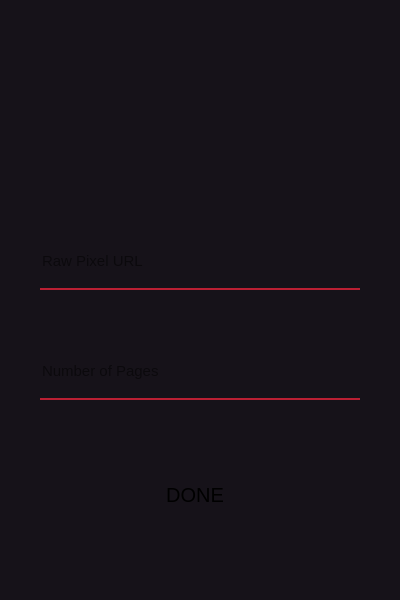
<?xml version="1.0" encoding="UTF-8"?>
<ui version="4.0">
 <class>MainWindow</class>
 <widget class="QMainWindow" name="MainWindow">
  <property name="geometry">
   <rect>
    <x>0</x>
    <y>0</y>
    <width>400</width>
    <height>600</height>
   </rect>
  </property>
  <property name="minimumSize">
   <size>
    <width>400</width>
    <height>600</height>
   </size>
  </property>
  <property name="maximumSize">
   <size>
    <width>400</width>
    <height>600</height>
   </size>
  </property>
  <property name="windowTitle">
   <string>Raw Pixel Scraper</string>
  </property>
  <property name="styleSheet">
   <string notr="true">background : #161219;</string>
  </property>
  <widget class="QWidget" name="centralwidget">
   <widget class="QLineEdit" name="urlInput">
    <property name="geometry">
     <rect>
      <x>40</x>
      <y>240</y>
      <width>320</width>
      <height>50</height>
     </rect>
    </property>
    <property name="font">
     <font>
      <pointsize>-1</pointsize>
      <weight>50</weight>
      <italic>false</italic>
      <bold>false</bold>
     </font>
    </property>
    <property name="styleSheet">
     <string notr="true">background-color: #161219;
border: none;
border-bottom: 2px solid #BA1F33;
font: 15px;
color: 'white';
padding-bottom: 7px;</string>
    </property>
    <property name="placeholderText">
     <string>Raw Pixel URL</string>
    </property>
   </widget>
   <widget class="QLineEdit" name="pageInput">
    <property name="geometry">
     <rect>
      <x>40</x>
      <y>350</y>
      <width>320</width>
      <height>50</height>
     </rect>
    </property>
    <property name="font">
     <font>
      <pointsize>-1</pointsize>
      <weight>50</weight>
      <italic>false</italic>
      <bold>false</bold>
     </font>
    </property>
    <property name="styleSheet">
     <string notr="true">background-color: #161219;
border: none;
font: 15px;
border-bottom: 2px solid #BA1F33;
color: 'white';
padding-bottom: 7px;</string>
    </property>
    <property name="placeholderText">
     <string>Number of Pages</string>
    </property>
   </widget>
   <widget class="QPushButton" name="rawscraperDone">
    <property name="geometry">
     <rect>
      <x>70</x>
      <y>460</y>
      <width>250</width>
      <height>70</height>
     </rect>
    </property>
    <property name="cursor">
     <cursorShape>PointingHandCursor</cursorShape>
    </property>
    <property name="styleSheet">
     <string notr="true">QPushButton{
	border :4px solid '#BA1F33' ;
	border-radius: 15px ;
	font-size : 20px ;
	color: 'white' ;

	margin : 10px 20px ;
}

QPushButton:hover{
	background: '#BA1F33' ; 
	color: '#161219';
}</string>
    </property>
    <property name="text">
     <string>DONE</string>
    </property>
   </widget>
   <widget class="QLabel" name="smallLogo">
    <property name="geometry">
     <rect>
      <x>140</x>
      <y>0</y>
      <width>140</width>
      <height>141</height>
     </rect>
    </property>
    <property name="text">
     <string/>
    </property>
    <property name="pixmap">
     <pixmap>../logo/small_logo_rb.png</pixmap>
    </property>
    <property name="scaledContents">
     <bool>true</bool>
    </property>
   </widget>
  </widget>
  <widget class="QMenuBar" name="menubar">
   <property name="geometry">
    <rect>
     <x>0</x>
     <y>0</y>
     <width>400</width>
     <height>26</height>
    </rect>
   </property>
  </widget>
  <widget class="QStatusBar" name="statusbar"/>
 </widget>
 <resources/>
 <connections/>
</ui>
